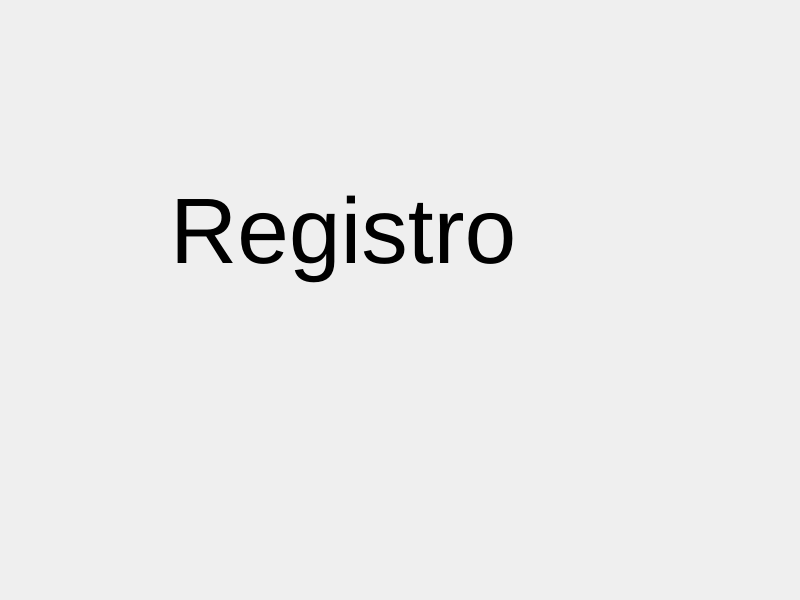
<?xml version="1.0" encoding="UTF-8"?>
<ui version="4.0">
 <class>MainWindow</class>
 <widget class="QMainWindow" name="MainWindow">
  <property name="geometry">
   <rect>
    <x>0</x>
    <y>0</y>
    <width>800</width>
    <height>600</height>
   </rect>
  </property>
  <property name="windowTitle">
   <string>MainWindow</string>
  </property>
  <widget class="QWidget" name="centralwidget">
   <widget class="QLabel" name="label">
    <property name="geometry">
     <rect>
      <x>170</x>
      <y>130</y>
      <width>431</width>
      <height>201</height>
     </rect>
    </property>
    <property name="font">
     <font>
      <pointsize>70</pointsize>
     </font>
    </property>
    <property name="text">
     <string>Registro</string>
    </property>
   </widget>
  </widget>
 </widget>
 <resources/>
 <connections/>
</ui>
